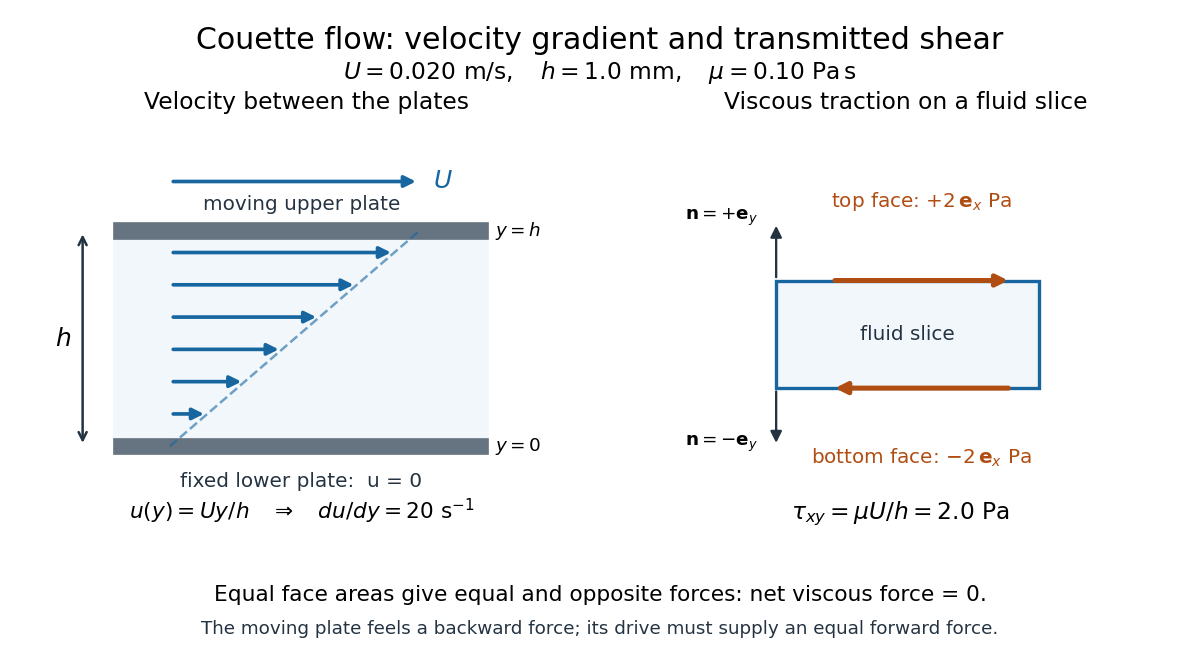

Write the Python code that produced this figure.
"""Draw Couette velocity and face tractions; write the PNG in the current directory.

Tested with Python 3.14.4, matplotlib 3.10.7 and numpy 2.3.5.
Build from the repository root: make _media/viscosity-couette-shear.png
"""

from pathlib import Path

import matplotlib

matplotlib.use("Agg")
import matplotlib.pyplot as plt
from matplotlib.patches import Rectangle
import numpy as np


U = 0.020  # m/s
h = 0.0010  # m
mu = 0.10  # Pa s
shear_rate = U / h
stress = mu * shear_rate
area = 0.010  # m^2
densities = np.array([1000.0, 500.0])  # kg/m^3
nu = mu / densities
diffusion_times = h**2 / nu
assert np.isclose(shear_rate, 20.0)
assert np.isclose(stress, 2.0)
assert np.isclose(stress * area, 0.020)
assert np.allclose(nu, [1e-4, 2e-4])
assert np.allclose(diffusion_times, [0.010, 0.005])
assert np.isclose(mu * shear_rate**2 * h, stress * U)

plt.rcParams.update({"font.size": 12, "figure.facecolor": "white"})
blue = "#1766a0"
orange = "#b04d13"
ink = "#243341"
fig, axes = plt.subplots(1, 2, figsize=(10, 5.5), dpi=120)
fig.subplots_adjust(left=0.04, right=0.97, top=0.80, bottom=0.20, wspace=0.16)
fig.suptitle("Couette flow: velocity gradient and transmitted shear", y=0.96, fontsize=18)
fig.text(0.5, 0.88, r"$U=0.020\ \mathrm{m/s},\quad h=1.0\ \mathrm{mm},\quad\mu=0.10\ \mathrm{Pa\,s}$", ha="center", fontsize=14)


def arrow(ax, start, end, color, width=2.2):
    ax.annotate("", xy=end, xytext=start,
                arrowprops={"arrowstyle": "-|>", "color": color,
                            "lw": width, "mutation_scale": 14})


ax = axes[0]
ax.set_title("Velocity between the plates", fontsize=14, pad=14)
ax.set_xlim(-0.48, 3.25)
ax.set_ylim(-0.38, 1.46)
ax.axis("off")
ax.add_patch(Rectangle((0, 0), 2.7, 1, color="#f1f7fb", zorder=0))
for y in (0, 1):
    ax.add_patch(Rectangle((0, y - 0.035), 2.7, 0.07, color="#667380"))
ys = np.linspace(0.15, 0.90, 6)
for y in ys:
    arrow(ax, (0.40, y), (0.40 + 1.8 * y, y), blue)
ax.plot([0.40, 2.20], [0, 1], "--", color=blue, lw=1.5, alpha=0.6)
arrow(ax, (0.40, 1.23), (2.20, 1.23), blue)
ax.text(2.3, 1.23, "$U$", va="center", color=blue, fontsize=15)
ax.text(1.35, 1.08, "moving upper plate", ha="center", va="bottom", color=ink)
ax.text(1.35, -0.12, "fixed lower plate:  u = 0", ha="center", va="top", color=ink)
ax.annotate("", xy=(-0.23, 1), xytext=(-0.23, 0),
            arrowprops={"arrowstyle": "<->", "color": ink, "lw": 1.5})
ax.text(-0.31, 0.5, "$h$", ha="right", va="center", fontsize=15)
ax.text(2.75, 1, "$y=h$", va="center", fontsize=11)
ax.text(2.75, 0, "$y=0$", va="center", fontsize=11)
ax.text(1.35, -0.34, r"$u(y)=Uy/h\quad\Rightarrow\quad du/dy=20\ \mathrm{s^{-1}}$", ha="center", fontsize=13)

ax = axes[1]
ax.set_title("Viscous traction on a fluid slice", fontsize=14, pad=14)
ax.set_xlim(-0.48, 3.25)
ax.set_ylim(-0.38, 1.46)
ax.axis("off")
ax.add_patch(Rectangle((0.45, 0.27), 1.90, 0.50, facecolor="#f1f7fb", edgecolor=blue, lw=2))
ax.text(1.40, 0.52, "fluid slice", ha="center", va="center", color=ink)
arrow(ax, (0.85, 0.77), (2.15, 0.77), orange, 3)
arrow(ax, (2.15, 0.27), (0.85, 0.27), orange, 3)
ax.text(1.5, 1.11, r"top face: $+2\,\mathbf{e}_x\ \mathrm{Pa}$", ha="center", color=orange)
ax.text(1.5, -0.08, r"bottom face: $-2\,\mathbf{e}_x\ \mathrm{Pa}$", ha="center", color=orange)
arrow(ax, (0.45, 0.77), (0.45, 1.04), ink, 1.4)
arrow(ax, (0.45, 0.27), (0.45, 0.00), ink, 1.4)
ax.text(0.32, 1.05, r"$\mathbf{n}=+\mathbf{e}_y$", ha="right", fontsize=11)
ax.text(0.32, 0.00, r"$\mathbf{n}=-\mathbf{e}_y$", ha="right", fontsize=11)
ax.text(1.35, -0.34, r"$\tau_{xy}=\mu U/h=2.0\ \mathrm{Pa}$", ha="center", fontsize=14)

fig.text(0.5, 0.09, "Equal face areas give equal and opposite forces: net viscous force = 0.", ha="center", fontsize=13)
fig.text(0.5, 0.04, "The moving plate feels a backward force; its drive must supply an equal forward force.", ha="center", fontsize=11, color=ink)
output = Path.cwd() / f"{Path(__file__).stem}.png"
fig.savefig(output, facecolor="white", transparent=False)
plt.close(fig)
print(f"{output.name}: 1200 x 660; shear rate={shear_rate:g} s^-1; stress={stress:g} Pa; force={stress * area:g} N")
print(f"nu={nu.tolist()} m^2/s; h^2/nu={diffusion_times.tolist()} s; wall power={stress * U:g} W/m^2")
